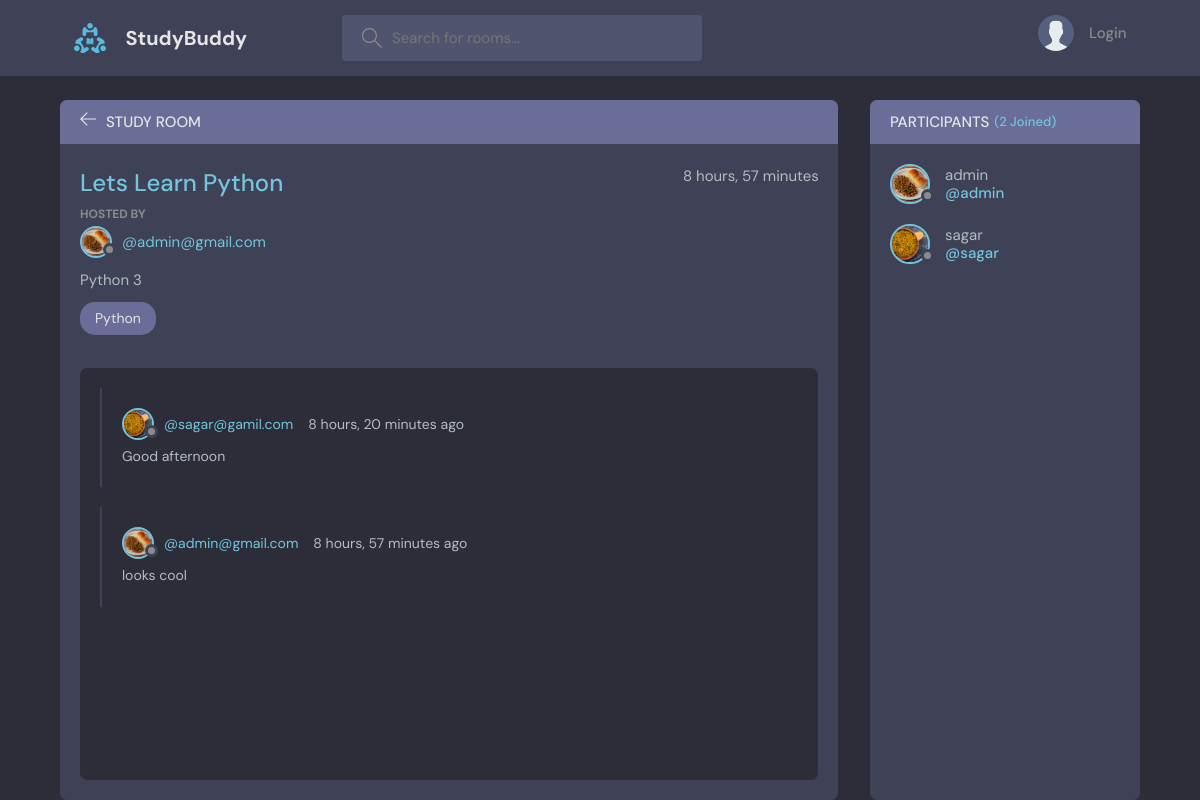
The app's page /room/1/, older data.
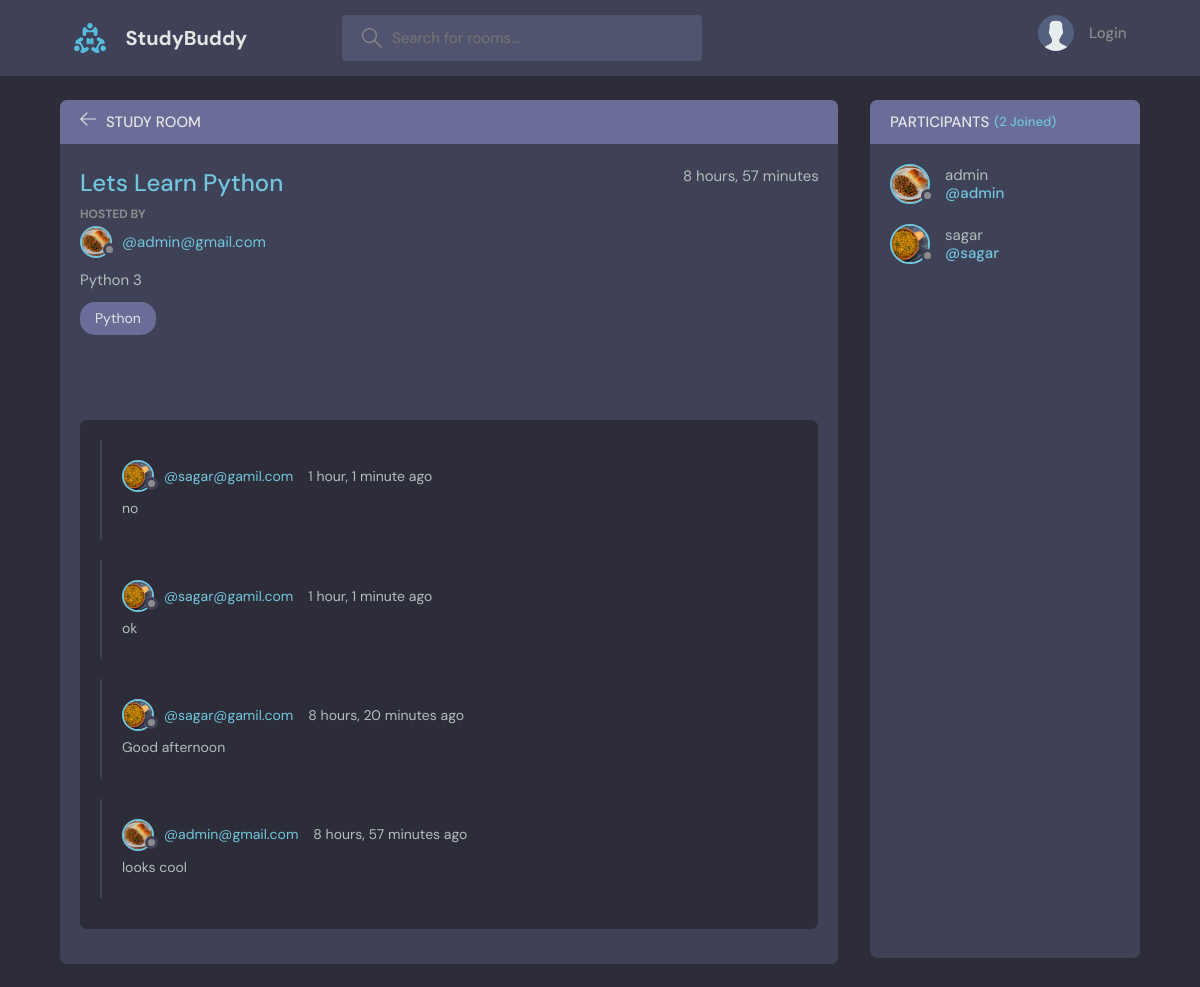
The same page, newer data.
### base/models.py (models this page shows, shortened)
class Message(models.Model):
    user = models.ForeignKey(User,on_delete=models.CASCADE)# one user can do many messages ==> one to many RELATIONSHIP
    room = models.ForeignKey(Room,on_delete=models.CASCADE) #Single room contain many message==> single to Many RELATIONSHIP
    body = models.TextField()
    updated = models.DateTimeField(auto_now=True)
    created = models.DateTimeField(auto_now_add=True)
    class Meta:
        ordering = ['-created']

class User(AbstractUser):
    name = models.CharField(max_length=200, null= True)
    email = models.EmailField(unique=True,null=True)
    bio = models.TextField(null=True)
    avatar= models.ImageField(null=True, default="avatar.svg")
    USERNAME_FIELD: str='email'
    REQUIRED_FIELDS: list[str] = []

### base/views.py (the view, shortened to what this page needs)
# urls.py: path('room/<int:pk>/', views.room, name='room'),
def room(request,pk):
    room = Room.objects.get(id=pk)
    room_messages = room.message_set.all()  # type: ignore
    participants = room.participants.all()
    context = {'room':room,'room_messages':room_messages,'participants':participants}
    return render(request,'room.html',context)

### base/models.py (called while the page is built)
    def __str__(self) -> str:
        return self.name

### base/templates/room.html (shortened to what this page needs)
{% extends 'base.html' %} {% block content_block %}
<main class="profile-page layout layout--2">
  <div class="container">
    <div class="room">
      <div class="room__top">
        <div class="room__topLeft">
          <a href="{% url 'home' %}">
            <svg version="1.1" xmlns="http://www.w3.org/2000/svg" width="32" height="32" viewBox="0 0 32 32">
              <title>arrow-left</title>
              <path
                d="M13.723 2.286l-13.723 13.714 13.719 13.714 1.616-1.611-10.96-10.96h27.625v-2.286h-27.625l10.965-10.965-1.616-1.607z"
              ></path>
            </svg>
          </a>
          <h3>Study Room</h3>
        </div>
      </div>
      <div class="room__box scroll">
        <div class="room__header scroll">
          <div class="room__info">
            <h3>{{room.name}}</h3>
            <span>{{room.created | timesince}}</span>
          </div>
          <div class="room__hosted">
            <p>Hosted By</p>
            <a href="{% url 'user-profile' room.host.id %}" class="room__author">
              <div class="avatar avatar--small">
                <img src="{{room.host.avatar.url}}" />
              </div>
              <span>@{{room.host}}</span>
            </a>
          </div>
          <div class="room__details">
            {{room.description}}
          </div>
          <span class="room__topics">{{room.topic}}</span>
        </div>
        <div class="room__conversation">
          <div class="threads scroll">
            {% for message in room_messages %}
            <div class="thread">
              <div class="thread__top">
                <div class="thread__author">
                  <a href="{% url 'user-profile' message.user.id %}" class="thread__authorInfo">
                    <div class="avatar avatar--small">
                      <img src="{{message.user.avatar.url}}" />
                    </div>
                    <span>@{{message.user}}</span>
                  </a>
                  <span class="thread__date">{{message.created | timesince}} ago</span>
                </div>
              </div>
              <div class="thread__details">
                {{message.body}}
              </div>
            </div>
            {% endfor %}
          </div>
        </div>
      </div>
    </div>
    <div class="participants">
      <h3 class="participants__top">Participants <span>({{participants.count}} Joined)</span></h3>
      <div class="participants__list scroll">
      {% for user in participants %}
        <a href="{% url 'user-profile' user.id %}" class="participant">
          <div class="avatar avatar--medium">
            <img src="{{user.avatar.url}}" />
          </div>
          <p>
            {{user.username}}
            <span>@{{user.username}}</span>
          </p>
        </a>
      {% endfor %}
      </div>
    </div>
  </div>
</main>
{% endblock content_block %}

Row changes from the older to the newer data that the page shows:
added Message: user.avatar (picture), user "sagar@gamil.com", created "1 hour, 1 minute", body "no"
added Message: user.avatar (picture), user "sagar@gamil.com", created "1 hour, 1 minute", body "ok"
